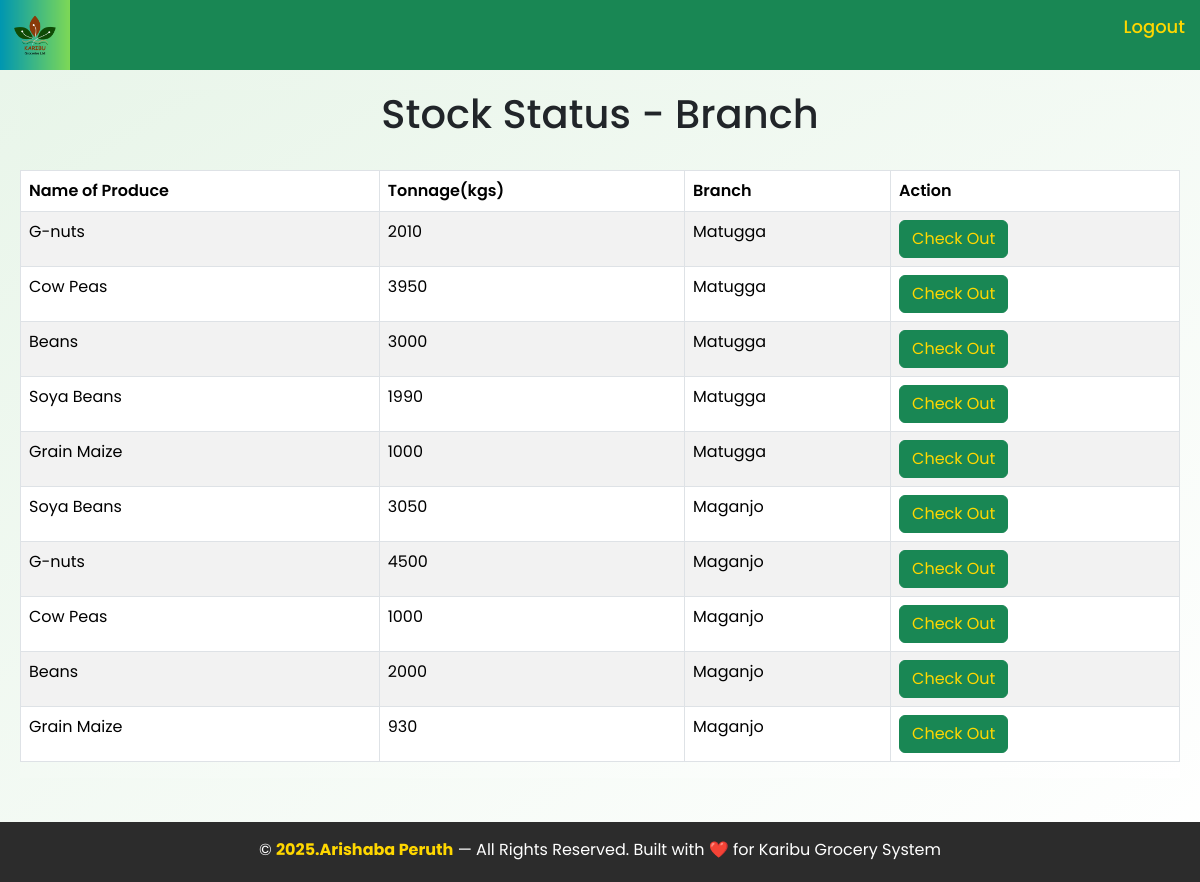
The app's page /allstock/ (signed in), older data.
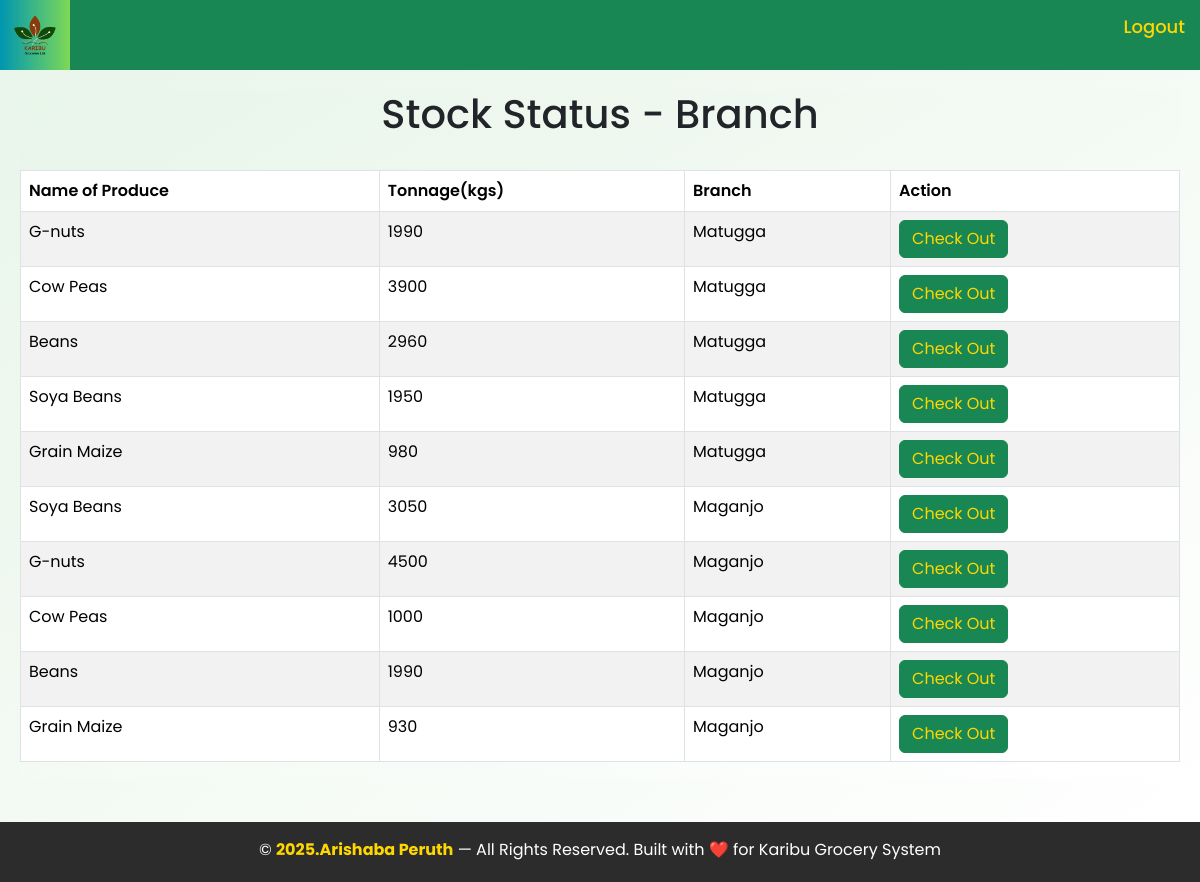
The same page, newer data.
### homeapp/models.py (models this page shows, shortened)
class Stock(models.Model):
    Name_of_produce = models.CharField(max_length=100, null=True)
    Produce_type = models.CharField(choices=[("Internal","Internal"), ("External","External")] ,blank=True, null=True)
    Date = models.DateField(auto_now_add=True)
    Tonnage_in_kgs = models.IntegerField(blank=False, default=0)
    total_quantity = models.IntegerField(default=0,blank=True, null=True)
    Cost = models.IntegerField(blank=False, default=0)
    Unit_price = models.IntegerField(blank=True, null=True)
    Dealer_name = models.CharField(blank=False, default=0)
    Branch = models.ForeignKey(Branch,blank=True, null=True, on_delete=models.CASCADE)
    Contact = models.IntegerField(default=0, blank=False)
    received_quantity = models.IntegerField(default=0,blank=True,null=True)

class Branch(models.Model):
    branch_name = models.CharField(max_length=255, null=True)
    def __str__(self):
        return self.branch_name

### homeapp/views.py (the view, shortened to what this page needs)
# urls.py: path('allstock/', views.allstock, name='allstock'),
@login_required
def allstock(request):
    if request.user.is_manager or request.user.is_manager_2:
        branch_name = 'Maganjo' if request.user.is_manager else 'Matugga'
        branch = Branch.objects.get(branch_name=branch_name)
        stocks = Stock.objects.filter(Branch=branch).order_by('-id')
        context = {
            'stocks': stocks,
            'branch_name': branch_name
        }
    else:
        stocks = Stock.objects.all().order_by('-id')
        context = {
            'stocks': stocks
        }
    return render(request, 'homeapp/allstock.html', context)

### homeapp/templates/homeapp/allstock.html (shortened to what this page needs)
{% extends 'homeapp/base.html' %}
{% load static %}
{% block content %}
<main style=" background: linear-gradient(to bottom right, #e8f5e9, #ffffff); margin: 20px;">
    <link rel="stylesheet" href="{% static '' %}">
    <h1 style="text-align: center;">Stock Status - {{ branch_name }} Branch</h1><br>
    <div class="table-container">
        <table class="table table-bordered table-striped">
            <thead>
                <tr>
                    <th>Name of Produce</th>
                    <th>Tonnage(kgs)</th>
                    <th>Branch</th>
                    <th>Action</th>
                </tr>
            </thead>
            <tbody>
                {% for stock in stocks %}
                <tr>
                    <td>{{ stock.Name_of_produce }}</td>
                    <td>{{ stock.Tonnage_in_kgs }}</td>
                    <td>{{ stock.Branch }}</td>
                    <td>
                        <a href="{% url 'stock_detail' stock.id %}">
                            <button class="btn btn-success" style="color: gold;">Check Out</button>
                        </a>
                    </td>
                </tr>
                {% endfor %}
            </tbody>
        </table>
    </div>
</main>
{% endblock %}

Row changes from the older to the newer data that the page shows:
changed Stock (number 1 of 10 on the later page): Tonnage_in_kgs "2010" → "1990"
changed Stock (number 2 of 10 on the later page): Tonnage_in_kgs "3950" → "3900"
changed Stock (number 3 of 10 on the later page): Tonnage_in_kgs "3000" → "2960"
changed Stock (number 4 of 10 on the later page): Tonnage_in_kgs "1990" → "1950"
changed Stock (number 5 of 10 on the later page): Tonnage_in_kgs "1000" → "980"
changed Stock (number 9 of 10 on the later page): Tonnage_in_kgs "2000" → "1990"
